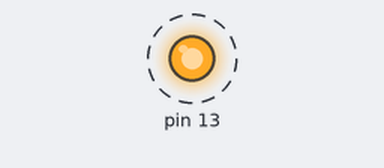
A sketch run on a simulated Arduino Uno, built with avr-gcc and run on an emulated ATmega328P. Shown: output pins drawn as LEDs (lit = HIGH). Dashed ring = blinking. What the sketch prints to the serial monitor is not drawn.

Above: at 0.02 s.
Timing chart, 0 to 3.0 s (numbered marks = the images above):
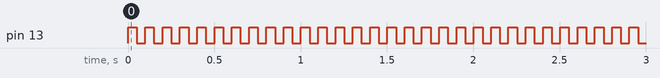

Measured:
- by itself, pin 13: alternates HIGH for 0.05 s and LOW for 0.05 s

The sketch:

sketch_apr09g.ino
```cpp
void setup() {
  // put your setup code here, to run once:
Serial.begin(9600);
pinMode(13,OUTPUT);
}

void loop() {
  // put your main code here, to run repeatedly:
Serial.println(12);
digitalWrite(13,1);
delay(50);
digitalWrite(13,0);
delay(50);
}
```
